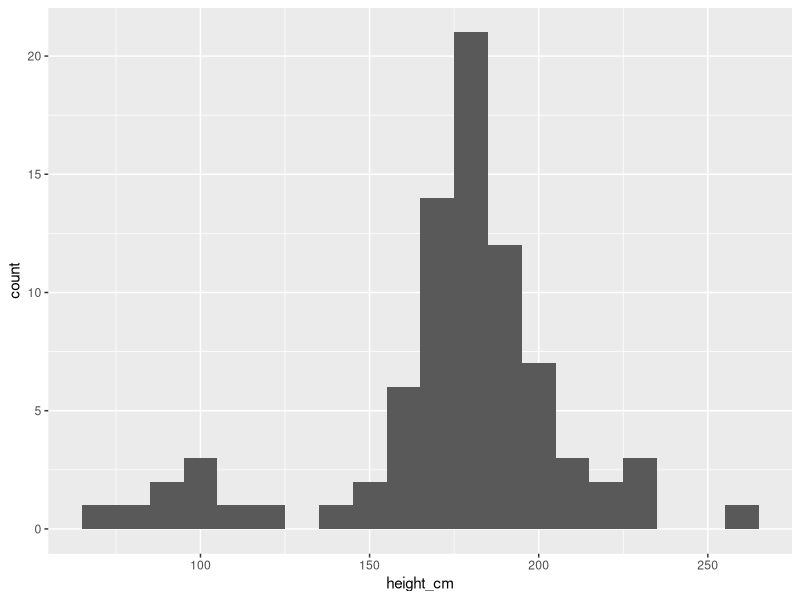
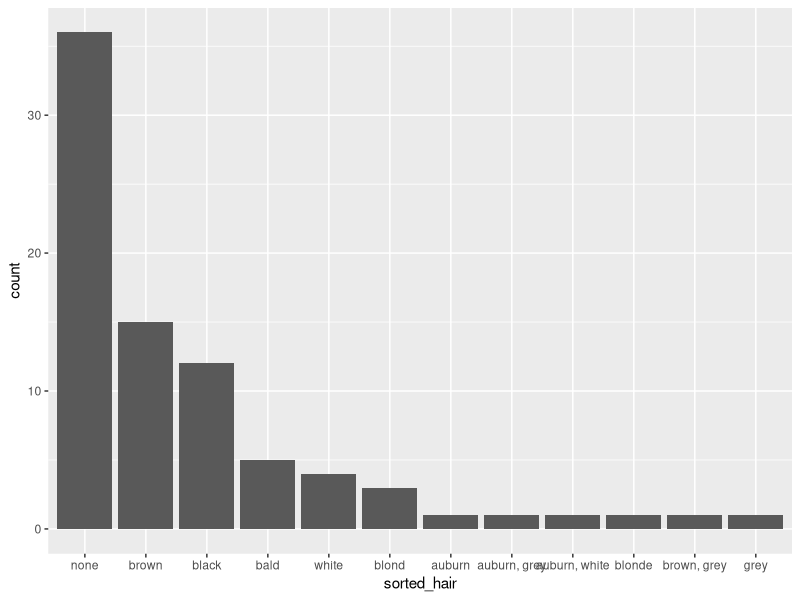
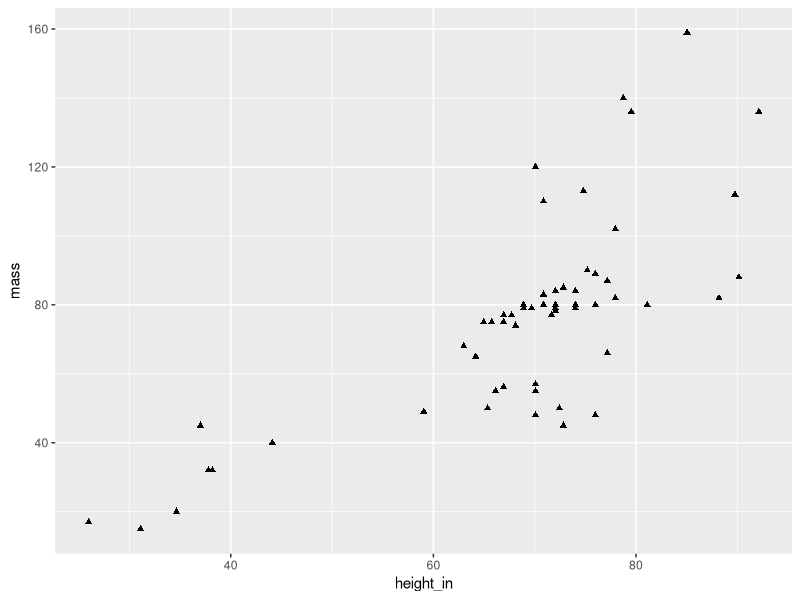
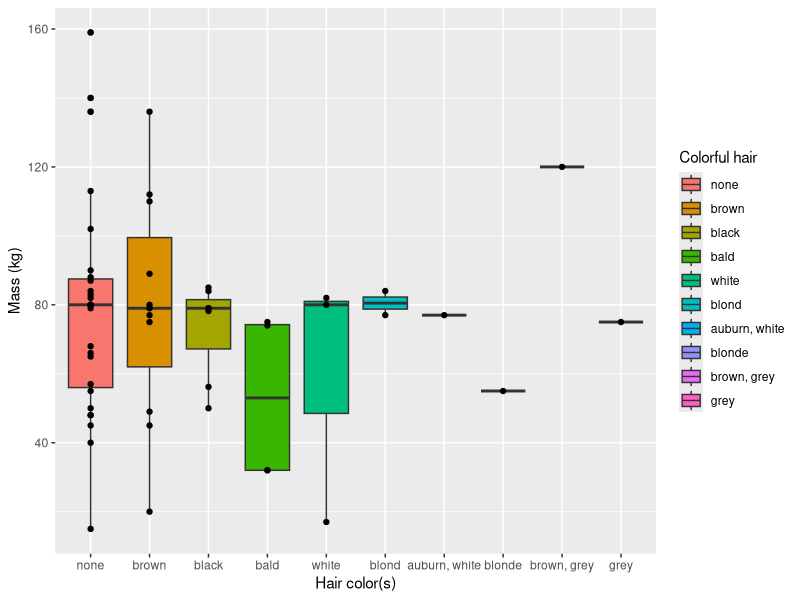
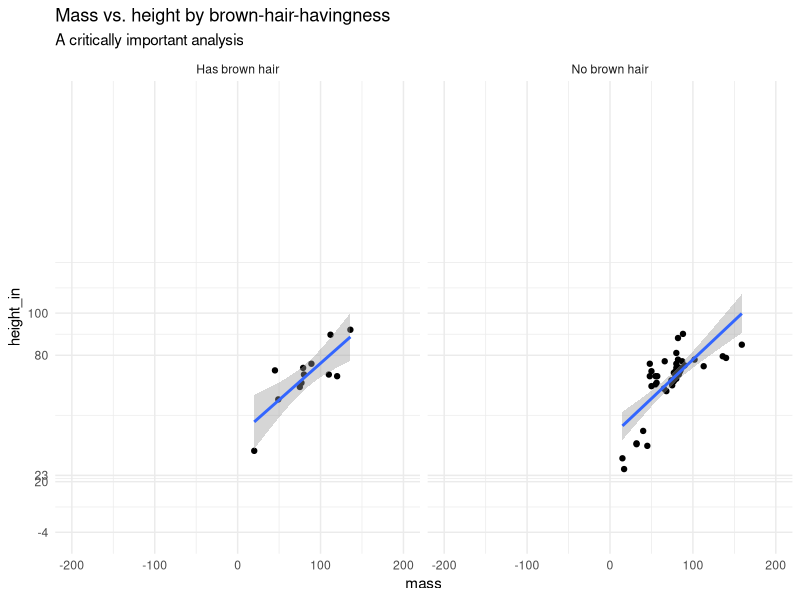
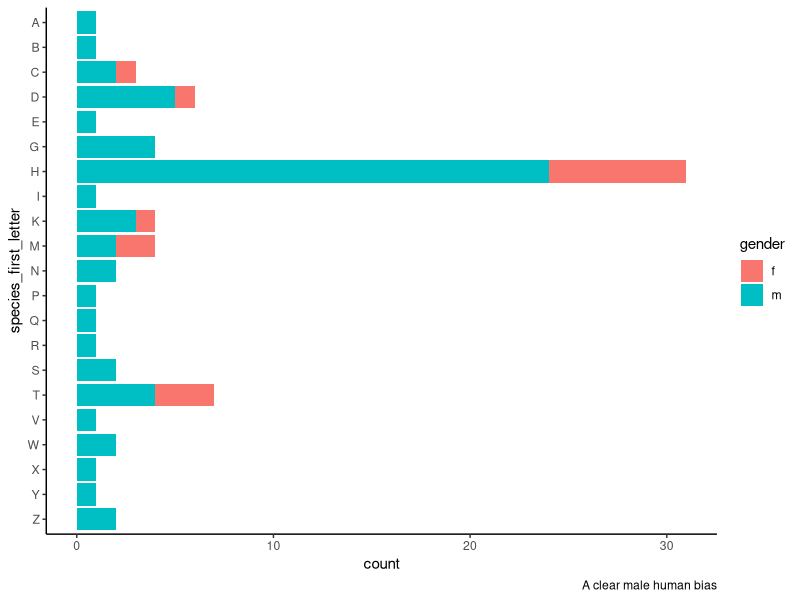
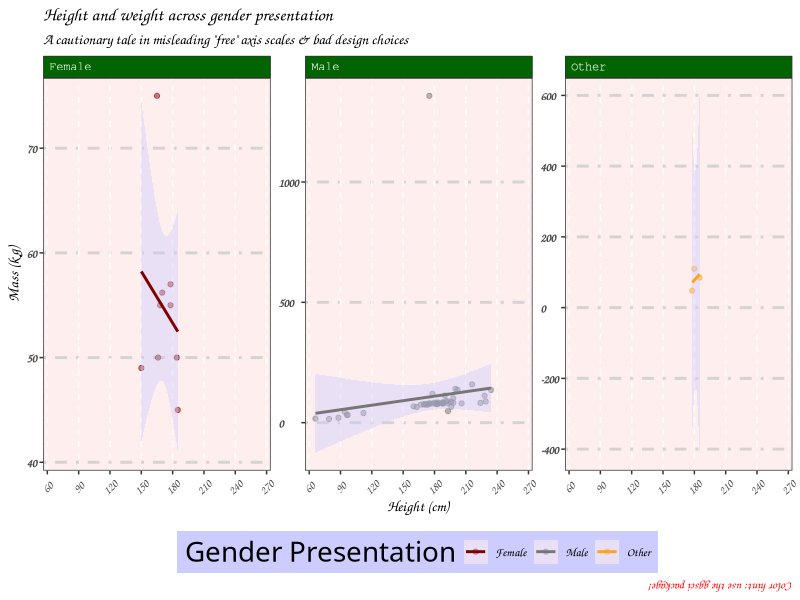

Generate these figures, in order, with R:
library(tidyverse)

## Create your goal tibble to replicate

# # Run this line to see what your end product should look like
# sw.wrangled.goal <- read_csv("data/sw-wrangled.csv") %>% 
#   mutate(across(c(hair, gender, species, homeworld), factor)) # this is a quick-and-dirty fix to account for odd importing behavior
# 
# # View in console
# sw.wrangled.goal 
# 
# # Examine the structure of the df and take note of data types
# # Look closely at factors (you may need another function to do so) to see their levels
# str(sw.wrangled.goal) 
# 
# 
# 
# ## Use the built-in starwars dataset to replicate the tibble above in a tbl called sw.wrangled
# # If you get stuck, use comments to "hold space" for where you know code needs to go to achieve a goal you're not sure how to execute
# sw.wranged <- starwars # %>% ...
# 
# 
# 
# ## Check that your sw.wrangled df is identical to the goal df
# # Use any returned information about mismatches to adjust your code as needed
# all.equal(sw.wrangled.goal, sw.wrangled.goal)


sw.wrangled <- starwars %>% 
  # Select only needed columns & rename height (to height_cm) and hair_color (to hair)
  select(name, height_cm = height, mass, hair = hair_color, gender, species, homeworld) %>% 
  # Filter out any rows where height data is missing
  filter(!is.na(height_cm)) %>% 
  # Break names into two columns (first_name, last_name); use first space " " as delimiter
  ## too_many="merge": if more than one delim (space) is found, merge everything after the space into the second column
  ## too_few="align_start": if less than one delim is found, treat the name like a first name and make last_name NA
  ## notice where in the column order the new columns appear vs if you did this with a mutate 
  separate_wider_delim(name, delim=" ", names = c("first_name", "last_name"), too_many="merge", too_few = "align_start") %>% 
  # Change categorical variables (but currently character) to factors
  mutate(
    ## for the 2 detected levels of gender (feminine, masculine) relabel (i.e., rename/replace those values) with f & m
    gender = factor(gender, levels = c("feminine", "masculine"), labels = c("f", "m")),
    ## convert character values in species to all upper case before creating factor levels
    species = factor(str_to_upper(species)),
    homeworld = factor(homeworld)) %>% 
  # create a second height column by converting cm to inches
  mutate(height_in = height_cm*.3937) %>% 
  # where there is no value in hair, use value "bald"
  mutate(hair = factor(replace_na(hair, "bald"))) %>% 
  # create a logical variable that returns true if "brown" is anywhere in the string value for hair 
  mutate(brown_hair = str_detect(hair, "brown")) %>% 
  # create an initials column by concatenating the first characters of the first and last name
  ## str_sub(colname, 1, 1) -- the '1,1' bit means the first character to include is the one in position 1
  ## and the last is in position 1 (so just the first character)
  mutate(initials = paste0(str_sub(first_name, 1, 1), str_sub(last_name, 1, 1))) %>% 
  # move the new height_in column to be immediately left of the height_cm column 
  relocate(height_in, .before = height_cm) %>% 
  # move the new initials column to be immediately right of the last_name column
  relocate(initials, .after = last_name) %>% 
  # sort by last_name and then (when last_name matches) by first_name 
  arrange(last_name, first_name)

#write_csv(sw.wrangled, "data/sw-wrangled.csv")

# 
# sw.wrangled <- read_csv("data/sw-wrangled.csv") %>% 
#   mutate(across(c(hair, gender, species, homeworld), factor))

## ASSIGNMENT (11): RECREATE THESE PLOTS (BASIC) ##

ggplot(sw.wrangled) +
  geom_histogram(aes(x = height_cm), binwidth = 10)

sw.wrangled %>% 
  mutate(sorted_hair = fct_infreq(hair)) %>% 
  ggplot() +
  geom_bar(aes(x = sorted_hair))

sw.wrangled %>% 
  filter(mass < 300) %>% 
  ggplot() +
  geom_point(aes(x = height_in, y = mass), shape = "triangle")


## ASSIGNMENT (12): RECREATE THESE PLOTS (INTERMEDIATE) ##

sw.wrangled %>% 
  filter(mass < 300) %>% 
  ggplot() +
  geom_boxplot(aes(x=fct_infreq(hair), y=mass, fill=fct_infreq(hair))) +
  geom_point(aes(x=fct_infreq(hair), y=mass)) +
  labs(x="Hair color(s)",
       y="Mass (kg)",
       fill="Colorful hair")

sw.wrangled %>% 
  mutate(brown_hair = ifelse(brown_hair, "Has brown hair", "No brown hair")) %>% 
  ggplot(aes(mass, height_in)) +
  geom_point() +
  geom_smooth(method="lm") +
  scale_x_continuous(limits = c(-200, 200)) +
  scale_y_continuous(limits = c(-4, 200), breaks = c(-4, 20, 23, 80, 100)) +
  facet_grid(cols = vars(brown_hair)) +
  theme_minimal() +
  labs(title = "Mass vs. height by brown-hair-havingness",
       subtitle = "A critically important analysis")

sw.wrangled %>% 
  mutate(species_first_letter = fct_rev(factor(str_sub(species, 1, 1)))) %>%
  filter(!is.na(species_first_letter)) %>% 
  ggplot(aes(x=species_first_letter, fill=gender)) +
  geom_bar() +
  coord_flip() +
  labs(caption = "A clear male human bias") +
  theme_classic()


## ASSIGNMENT (13): RECREATE THIS PLOT (ADVANCED) ##

library(ggsci)

## Base plot
# sw.wrangled %>% 
#   ggplot(aes(x=height_cm, y=mass, color = gender)) +
#   geom_point() +
#   geom_smooth(method="lm") +
#   facet_wrap(vars(gender))

sw.wrangled %>% 
  mutate(`Gender Presentation` = case_when(gender == "m" ~ "Male",
                                           gender == "f" ~ "Female",
                                           TRUE ~ "Other")) %>% 
  ggplot(aes(x=height_cm, y=mass, color = `Gender Presentation`)) +
  geom_point(alpha = .5) +
  geom_smooth(method="lm", fill="#ccccff") +
  facet_wrap(vars(`Gender Presentation`), scales = "free_y") +
  scale_color_uchicago() +
  scale_x_continuous(n.breaks = 8) +
  labs(
    title = "Height and weight across gender presentation",
    subtitle = 'A cautionary tale in misleading "free" axis scales & bad design choices',
    caption = "Color hint: use the ggsci package!",
    x = "Height (cm)",
    y = "Mass (kg)"
  ) +
  theme_bw() +
  theme(
    text = element_text(family="Comic Sans MS"),
    strip.text = element_text(hjust = 0, color = "white", family = "Courier"),
    strip.background = element_rect(fill = "darkgreen"),
    axis.text.x = element_text(angle = 45, vjust = .5, hjust = .5),
    axis.text.y = element_text(face = "bold.italic", hjust = 0),
    legend.title = element_text(family = "Brush Script MT", size = 20),
    legend.position = "bottom",
    legend.background = element_rect(fill="#ccccff"),
    plot.caption = element_text(angle = 180, hjust = 0, color = "red"),
    panel.background = element_rect(fill = "#ffeeee"),
    panel.grid.major.y = element_line(color = "lightgray", linewidth = 1, linetype = 4),
    panel.grid.major.x = element_line(color = "white", linewidth = .5, linetype = 2),
    panel.grid.minor = element_blank()
  )
